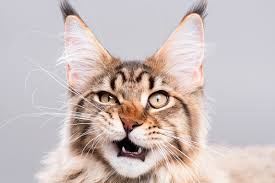
#> input picture lessons/lesson21-images/test.jpeg, 275 x 183 px
$ python test.py
#> lines starting #> are read from the running program, lines starting #| are printed output that depends on the picture
from PIL import Image, ImageFilter

img = Image.open('test.jpeg')
#> img is the input picture: PIL image 275x183 RGB; mean R, G, B 203.2, 190.6, 188.8
img.show()

# im2 = img.filter(ImageFilter.BLUR)
# im2.show()

print(ImageFilter.BLUR)

im3 = img.filter(ImageFilter.Kernel((3, 3), (-1, -2, -1, 0, 0, 0, 1, 2, 1)))
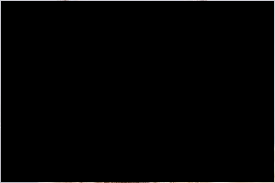
#> im3: PIL image 275x183 RGB; mean R, G, B 3.7, 3.6, 3.6
im3.show()
